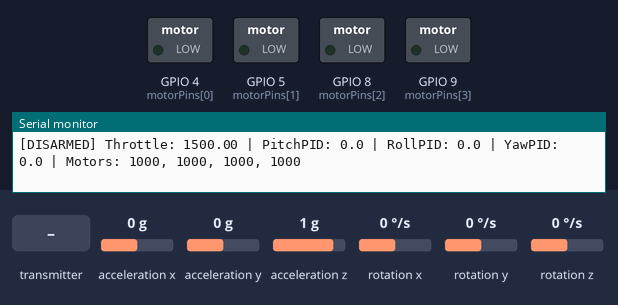
This sketch was run on a simulated ESP32-C3. Parts: switched loads named in the sketch (green lamp = pin HIGH), the last lines printed to the serial monitor. The test bench sets the inputs (shaded band); at power-on: acceleration x 0 g, rotation x 0 °/s, rotation y 0 °/s, rotation z 0 °/s, acceleration y 0 g, acceleration z 1 g.

Above: at 4.9 s.
5.0 s: the transmitter starts sending ch.4 = 1811
At 5.9 s:
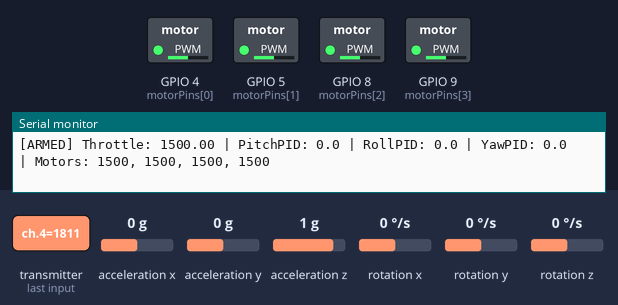
6.5 s: acceleration x set to -1.4 g
At 6.66 s:
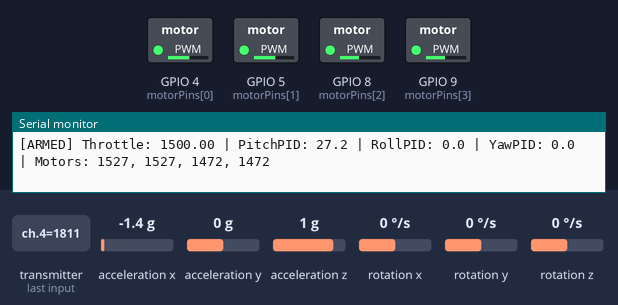
9.5 s: rotation x set to -100 °/s
12.5 s: rotation y set to -192 °/s
At 15.1 s:
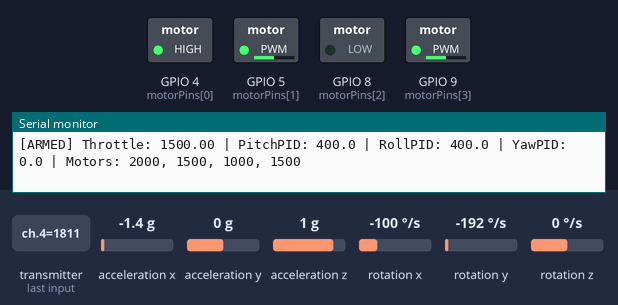
15.5 s: rotation z set to 192 °/s
At 17.2 s:
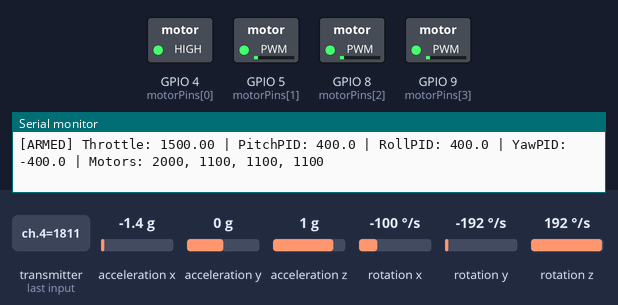
17.6 s: the transmitter starts sending ch.2 = 172
At 18.0 s:
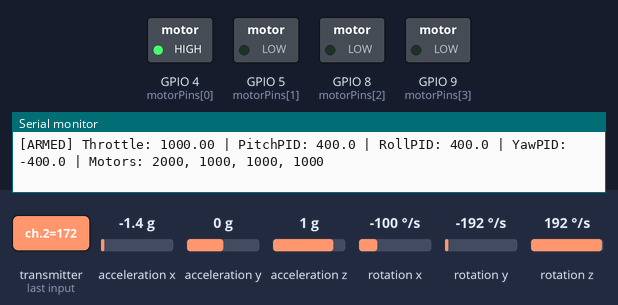
Timing chart, 0 to 20.1 s (numbered marks = the images above; inputs shaded):
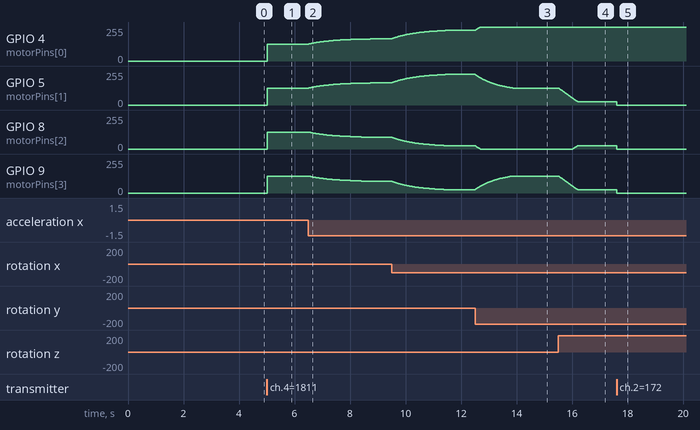

Measured:
- after the input at 5.0 s, GPIO 4 (motorPins[0]), GPIO 5 (motorPins[1]), GPIO 8 (motorPins[2]), GPIO 9 (motorPins[3]): 0/255 → 127/255 at once
- after the input at 6.5 s, GPIO 4 (motorPins[0]), GPIO 5 (motorPins[1]): moves from 127/255 to 167/255 over 2.5 s, starting at once; GPIO 8 (motorPins[2]), GPIO 9 (motorPins[3]): moves from 127/255 to 87/255 over 2.8 s, starting at once
- after the input at 12.5 s, GPIO 4 (motorPins[0]): moves from 229/255 to 255/255 over 0.18 s, starting at once; GPIO 5 (motorPins[1]): moves from 229/255 to 127/255 over 1.3 s, starting at once; GPIO 8 (motorPins[2]): moves from 25/255 to 0/255 over 0.18 s, starting at once; GPIO 9 (motorPins[3]): moves from 25/255 to 127/255 over 1.3 s, starting at once
- after the input at 15.5 s, GPIO 5 (motorPins[1]), GPIO 9 (motorPins[3]): moves from 127/255 to 25/255 over 0.68 s, starting at once; GPIO 8 (motorPins[2]): moves from 0/255 to 25/255 over 0.17 s, starting after 0.53 s
- after the input at 17.6 s, GPIO 5 (motorPins[1]), GPIO 8 (motorPins[2]), GPIO 9 (motorPins[3]): 25/255 → 0/255 at once

The sketch:

oooooooooooook.ino
```cpp
// [env:esp32-c3-devkitm-1]
// platform = espressif32
// board = esp32-c3-devkitm-1
// framework = arduino

// monitor_speed = 115200
// lib_deps =
//     RF24
//     https://github.com/bolderflight/sbus.git
//      electroniccats/MPU6050 @ ^0.6.0
// build_flags =
//                 -DARDUINO_USB_CDC_ON_BOOT=1
//                 -DARDUINO_USB_MODE=1


#include <Wire.h>
#include "MPU6050.h"
#include "sbus.h"
#include <HardwareSerial.h>

MPU6050 mpu;

// --- Motor Pins / Channels ---
int motorPins[4] = {4, 5, 8, 9};
int motorChannels[4] = {0, 1, 2, 3};
int freq = 400;
int resolution = 12;
int minPWM = 1000;
int maxPWM = 2000;

// --- PID Constants ---
float Kp_pitch = 3.0, Ki_pitch = 0.0, Kd_pitch = 0.0;
float Kp_roll  = 3.0, Ki_roll  = 0.0, Kd_roll  = 0.0;
float Kp_yaw   = 3.0, Ki_yaw   = 0.0, Kd_yaw   = 0.0;

// --- PID variables ---
float pitchError=0, rollError=0, yawError=0;
float pitchPrevError=0, rollPrevError=0, yawPrevError=0;
float pitchIntegral=0, rollIntegral=0, yawIntegral=0;
float pitchDerivativePrev=0, rollDerivativePrev=0, yawDerivativePrev=0;

// --- Desired setpoints ---
float desiredPitch = 0;
float desiredRoll  = 0;
float desiredYaw   = 0;
float desiredThrottle = 1000;

// --- MPU6050 readings ---
int16_t ax, ay, az, gx, gy, gz;
float pitch=0, roll=0, yaw=0;

// --- Complementary filter alpha ---
float alpha = 0.98;
unsigned long lastTime;

// --- Arming ---
bool isArmed = false;

// --- SBUS ---
#define RX1_PIN 3
HardwareSerial SerialSBUS(1);
bfs::SbusRx sbus(&SerialSBUS, RX1_PIN, -1, true);

// --- GyroZ bias ---
float gyroZ_bias = 0;
int biasSamples = 200;

// --- Utility ---
float radToDeg(float rad){ return rad*180.0/3.14159265; }

void calibrateGyroZ() {
  long sum = 0;
  for (int i = 0; i < biasSamples; i++) {
    mpu.getMotion6(&ax, &ay, &az, &gx, &gy, &gz);
    sum += gz;
    delay(5);
  }
  gyroZ_bias = sum / (float)biasSamples / 131.0;
  Serial.print("GyroZ bias: "); Serial.println(gyroZ_bias, 4);
}

void setup() {
  Serial.begin(115200);
  Wire.begin(7,6);
  mpu.initialize();

  // --- Calibrate GyroZ to reduce yaw drift ---
  calibrateGyroZ();

  // --- Setup motors ---
  for(int i=0;i<4;i++){
    ledcSetup(motorChannels[i], freq, resolution);
    ledcAttachPin(motorPins[i], motorChannels[i]);
    ledcWrite(motorChannels[i], map(minPWM, 1000, 2000, 0, 4095));
  }

  // --- Setup SBUS ---
  SerialSBUS.begin(100000, SERIAL_8E2, RX1_PIN, -1);
  sbus.Begin();

  delay(2000);
  lastTime = millis();
}

void loop() {
  unsigned long now = millis();
  float dt = (now - lastTime)/1000.0;
  if (dt <= 0 || dt > 1) dt = 0.01;
  lastTime = now;

  // --- SBUS read ---
  bool sbusActive = sbus.Read();
  if(sbusActive){
    const bfs::SbusData &data = sbus.data();
    desiredThrottle = map(data.ch[2], 172, 1811, 1000, 2000);
    desiredPitch    = map(data.ch[1], 172, 1811, -10, 10);
    desiredRoll     = map(data.ch[0], 172, 1811, -10, 10);
    desiredYaw      = map(data.ch[3], 172, 1811, -30, 30);

    // --- ARM/DISARM ---
    if(data.ch[4] > 1000){
      if(!isArmed){
        isArmed = true;
        pitchIntegral = rollIntegral = yawIntegral = 0;
        pitchPrevError = rollPrevError = yawPrevError = 0;
        pitchDerivativePrev = rollDerivativePrev = yawDerivativePrev = 0;
        Serial.println(">> ARMED");
      }
    } else {
      if(isArmed){
        isArmed = false;
        Serial.println(">> DISARMED");
      }
    }
  } else {
    desiredThrottle = 1000;
    desiredPitch = 0;
    desiredRoll = 0;
    desiredYaw = 0;
  }

  // --- Read MPU6050 ---
  mpu.getMotion6(&ax, &ay, &az, &gx, &gy, &gz);
  float pitchAcc = radToDeg(atan2(ax, sqrt(ay*ay + az*az)));
  float rollAcc  = radToDeg(atan2(ay, sqrt(ax*ax + az*az)));
  float gyroX = gx/131.0;
  float gyroY = gy/131.0;
  float gyroZ = gz/131.0 - gyroZ_bias; // <-- trừ bias

  pitch = alpha*(pitch + gyroX*dt) + (1-alpha)*pitchAcc;
  roll  = alpha*(roll  + gyroY*dt) + (1-alpha)*rollAcc;
  yaw  += gyroZ*dt;

  if (isnan(pitch)) pitch = 0;
  if (isnan(roll)) roll = 0;
  if (isnan(yaw)) yaw = 0;

  // --- Reset PID if throttle low ---
  if (desiredThrottle < 1100) {
    pitchIntegral = rollIntegral = yawIntegral = 0;
    pitchPrevError = rollPrevError = yawPrevError = 0;
    pitchDerivativePrev = rollDerivativePrev = yawDerivativePrev = 0;
  }

  // --- PID calculation ---
  pitchError = desiredPitch - pitch;
  pitchIntegral += pitchError*dt;
  float pitchDerivative = (pitchError - pitchPrevError)/dt;
  pitchDerivative = 0.7*pitchDerivativePrev + 0.3*pitchDerivative;
  pitchPrevError = pitchError;
  pitchDerivativePrev = pitchDerivative;
  float pitchPID = Kp_pitch*pitchError + Ki_pitch*pitchIntegral + Kd_pitch*pitchDerivative;

  rollError = desiredRoll - roll;
  rollIntegral += rollError*dt;
  float rollDerivative = (rollError - rollPrevError)/dt;
  rollDerivative = 0.7*rollDerivativePrev + 0.3*rollDerivative;
  rollPrevError = rollError;
  rollDerivativePrev = rollDerivative;
  float rollPID = Kp_roll*rollError + Ki_roll*rollIntegral + Kd_roll*rollDerivative;

  yawError = desiredYaw - yaw;
  yawIntegral += yawError*dt;
  float yawDerivative = (yawError - yawPrevError)/dt;
  yawDerivative = 0.7*yawDerivativePrev + 0.3*yawDerivative;
  yawPrevError = yawError;
  yawDerivativePrev = yawDerivative;
  float yawPID = Kp_yaw*yawError + Ki_yaw*yawIntegral + Kd_yaw*yawDerivative;

  // --- Clamp PID ---
  pitchPID = constrain(pitchPID, -400, 400);
  rollPID  = constrain(rollPID, -400, 400);
  yawPID   = constrain(yawPID, -400, 400);

  // --- Dynamic throttle clamp ---
  float maxPID = max(max(abs(pitchPID), abs(rollPID)), abs(yawPID));
  float throttleLimited = constrain(desiredThrottle, minPWM, maxPWM - maxPID);

  // --- Motor mixing ---
  int motorPWM[4];
  motorPWM[0] = throttleLimited + pitchPID + rollPID - yawPID;
  motorPWM[1] = throttleLimited + pitchPID - rollPID + yawPID;
  motorPWM[2] = throttleLimited - pitchPID - rollPID - yawPID;
  motorPWM[3] = throttleLimited - pitchPID + rollPID + yawPID;

  // --- Apply to motors ---
  for (int i=0; i<4; i++){
    if(!isArmed){
      motorPWM[i] = minPWM;
    } else {
      if (motorPWM[i] > maxPWM || motorPWM[i] < minPWM){
        pitchIntegral -= pitchError*dt;
        rollIntegral  -= rollError*dt;
        yawIntegral   -= yawError*dt;
      }
    }
    motorPWM[i] = constrain(motorPWM[i], minPWM, maxPWM);
    int duty = map(motorPWM[i], 1000, 2000, 0, 4095);
    ledcWrite(motorChannels[i], duty);
  }

  // --- Debug output ---
  Serial.print(isArmed ? "[ARMED] " : "[DISARMED] ");
  Serial.print("Throttle: "); Serial.print(desiredThrottle,2);
  Serial.print(" | PitchPID: "); Serial.print(pitchPID,1);
  Serial.print(" | RollPID: "); Serial.print(rollPID,1);
  Serial.print(" | YawPID: "); Serial.print(yawPID,1);
  Serial.print(" | Motors: ");
  for (int i=0; i<4; i++) {
    Serial.print(motorPWM[i]);
    if (i<3) Serial.print(", ");
  }
  Serial.println();

  delay(10); // ~100Hz loop
}
```
